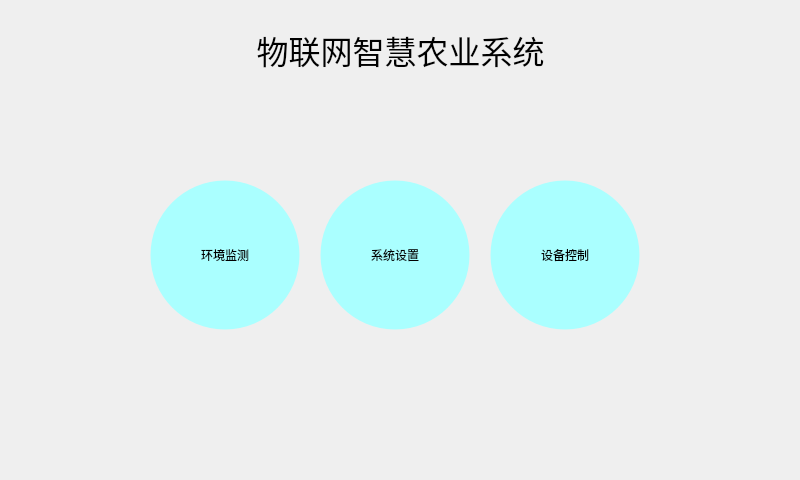
<?xml version="1.0" encoding="UTF-8"?>
<ui version="4.0">
 <class>MainWindow</class>
 <widget class="QMainWindow" name="MainWindow">
  <property name="geometry">
   <rect>
    <x>0</x>
    <y>0</y>
    <width>800</width>
    <height>480</height>
   </rect>
  </property>
  <property name="windowTitle">
   <string>MainWindow</string>
  </property>
  <property name="styleSheet">
   <string notr="true">QWidget#centralWidget
{
	border-image: url(:/images/main-bg.jpg);
}
QPushButton#btn_monitor,QPushButton#btn_control,QPushButton#btn_setting
{
	border-radius: 75px;
	border-width: 1px;
	border-style:solid;
	background-color: rgb(170, 255, 255);
}
QPushButton#btn_logo
{
	
	border-image: url(:/images/logo.png);
}
QPushButton#btn_monitor:pressed,QPushButton#btn_control:pressed,QPushButton#btn_setting:pressed
{
	
	background-color: rgb(85, 255, 0);
}
QMessageBox
{
	background-color: rgb(170, 255, 255);
}
QMessageBox QPushButton
{
	background-color: transparent;
	color:blue;
	border-style: solid;
	border-width:1px;
	width:50px;
	height:25px;
}
</string>
  </property>
  <widget class="QWidget" name="centralWidget">
   <widget class="QLabel" name="label">
    <property name="geometry">
     <rect>
      <x>60</x>
      <y>10</y>
      <width>681</width>
      <height>80</height>
     </rect>
    </property>
    <property name="font">
     <font>
      <pointsize>24</pointsize>
     </font>
    </property>
    <property name="text">
     <string>物联网智慧农业系统</string>
    </property>
    <property name="alignment">
     <set>Qt::AlignCenter</set>
    </property>
   </widget>
   <widget class="QPushButton" name="btn_monitor">
    <property name="geometry">
     <rect>
      <x>150</x>
      <y>180</y>
      <width>150</width>
      <height>150</height>
     </rect>
    </property>
    <property name="focusPolicy">
     <enum>Qt::NoFocus</enum>
    </property>
    <property name="text">
     <string>环境监测</string>
    </property>
   </widget>
   <widget class="QPushButton" name="btn_control">
    <property name="geometry">
     <rect>
      <x>490</x>
      <y>180</y>
      <width>150</width>
      <height>150</height>
     </rect>
    </property>
    <property name="focusPolicy">
     <enum>Qt::NoFocus</enum>
    </property>
    <property name="text">
     <string>设备控制</string>
    </property>
   </widget>
   <widget class="QPushButton" name="btn_setting">
    <property name="geometry">
     <rect>
      <x>320</x>
      <y>180</y>
      <width>150</width>
      <height>150</height>
     </rect>
    </property>
    <property name="focusPolicy">
     <enum>Qt::NoFocus</enum>
    </property>
    <property name="text">
     <string>系统设置</string>
    </property>
   </widget>
  </widget>
 </widget>
 <layoutdefault spacing="6" margin="11"/>
 <resources/>
 <connections/>
</ui>
